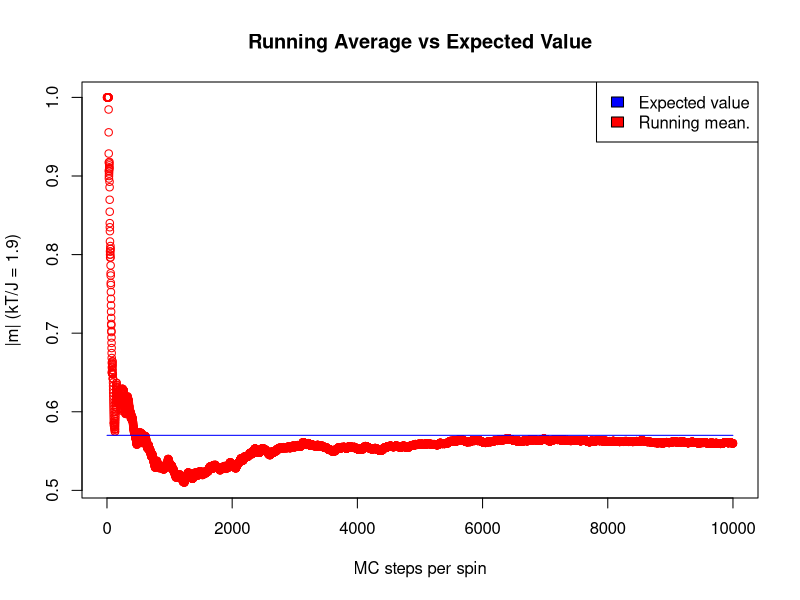
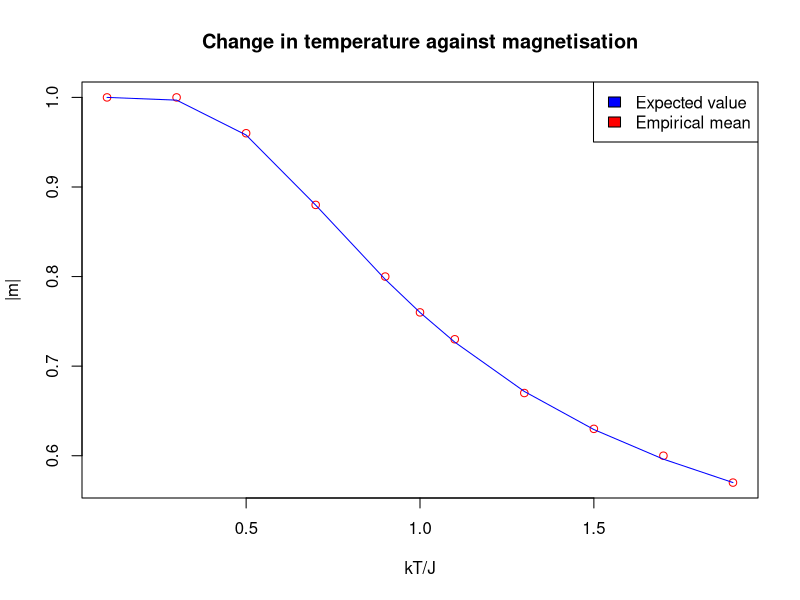

R code for these plots, in order:

kTJ = 1.9 # temp
betaJ = 1/kTJ # inverse temp
Niter = 100000 # number of iterations 

s <- rep(1,5) # Vector of states with initial condition s[i]=1

H = -betaJ*(s[1]*s[2]+s[2]*s[3]+s[3]*s[4]+s[4]*s[5]) # initial energy

E <- rep(0,Niter+1) # Energy Vector
M <- rep(0,Niter+1) # Magnetisation vector
E[1] <- H #initial energy
M[1] <- sum(s) #initial magnetization

for (i in 1:Niter) {
  k <- sample(5, size = 1) # selects a spin
  Hs = -(s[1]*s[2]+s[2]*s[3]+s[3]*s[4]+s[4]*s[5]) #old hamiltonian
  s[k]<- -s[k] # the spin is flipped
  Hy = -(s[1]*s[2]+s[2]*s[3]+s[3]*s[4]+s[4]*s[5]) #new hamiltonian
  DeltaH <- -betaJ*(Hy - Hs) 
  alpha <- min(1,exp(DeltaH)) # Generate a random uniform number in [0,1]. If less than alpha then accept; otherwise reject.
  U <- runif(1)
  if (U<=alpha) # the move is accepted, energy and magnetization are updated
  {E[i+1]<-E[i]+DeltaH
  M[i+1]<-sum(s)}
  else # The move is rejected and the new energies and magnetisations stay the same
  {s[k] <- -s[k]
  E[i+1]<- E[i]
  M[i+1]<- M[i]}
}


# Average absolute magnetization per spin
memp <- mean(abs(M[5000:10000]))/5


# Running average
n <- 10
Mean = seq(0,Niter/n-1)
for (i in 1:Niter/n) {Mean[i]=mean(abs(M[1:i]))/5} #Calculating the mean
Mean

m <- 0.57 # expected value of m
TMean = rep(m,Niter/n -1) #Theoretical mean
plot (Mean,xlab="MC steps per spin",ylab="|m| (kT/J = 1.9)", main = "Running Average vs Expected Value", col='red')
lines(TMean, col = "blue")
legend("topright", c("Expected value","Running mean."), fill=c("blue", "red"))


# Plot of results
kTJ <- c(0.1,0.3,0.5,0.7,0.9,1,1.1,1.3,1.5,1.7,1.9)
m <- (2*exp(4/kTJ) + (24/5) + (8/5)*exp(-2/kTJ) + (16/5)*exp(2/kTJ) + (2/5)*exp(-4/kTJ)) / (8*exp(2/kTJ) + 8*exp(-2/kTJ) + 12 + 2*exp(4/kTJ)  + 2*exp(-4/kTJ) )
memp <- round(m, digits=2)
plot(kTJ,memp,xlab="kT/J",ylab="|m|",col="red", main = "Change in temperature against magnetisation")
lines(kTJ,m, col='blue')
legend("topright", c("Expected value","Empirical mean"), fill=c("blue", "red"))

